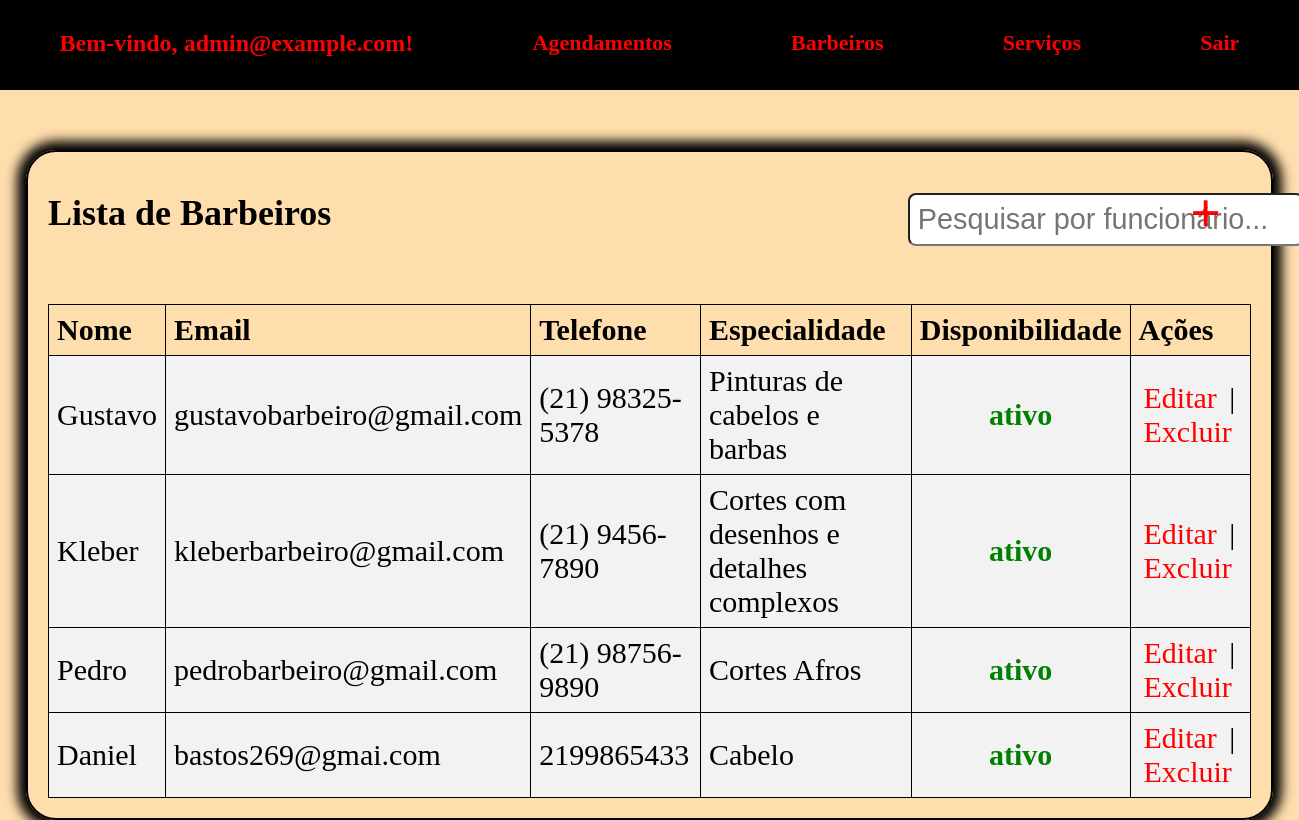
The app's page /admin/pages/barbeiros.php (signed in) with its own data.
### tables this page shows
CREATE TABLE `barbeiros` (
  `id_barbeiro` int(11) NOT NULL,
  `nome` varchar(100) NOT NULL,
  `email` varchar(100) NOT NULL,
  `especialidade` varchar(100) DEFAULT NULL,
  `telefone` varchar(20) DEFAULT NULL,
  `disponibilidade` tinyint(1) DEFAULT 1,
  `foto` varchar(255) DEFAULT NULL
);

### admin/pages/barbeiros.php (the view, shortened to what this page needs)
<?php
include '../includes/header.php';
?>
<div class="central">
    <div class="lista-barbeiros e2">
    <h3 style="display: flex; justify-content: space-between; align-items: center; font-size: 1.2em;">
    Lista de Barbeiros
    <input type="text" placeholder="Pesquisar por funcionário..." style="margin-right: -700px; margin-top: 12px; font-size: 0.8em; border-radius: 8px; padding: 8px;">
    <a href="../adicionar/adicionarBarbeiro.php" class="add-button" title="Adicionar Barbeiro" style="margin-right: 20px; font-size: 1.5em; border-radius: 50%; padding: 10px;">+</a>
    </h3>
        <table>
            <thead>
                <tr>
                    <th>Nome</th>
                    <th>Email</th>
                    <th>Telefone</th>
                    <th>Especialidade</th>
                    <th>Disponibilidade</th>
                    <th>Ações</th>
                </tr>
            </thead>
            <tbody>
                <?php
                $result = $connection->query("SELECT * FROM barbeiros");
                while ($row = $result->fetch_assoc()) {
                    $status = ($row['disponibilidade'] == 1) ? '<b style="color:green">ativo</b>' : '<b style="color:red">inativo</b>';
                    ?>
                    <tr>
                        <td><?php echo $row['nome']; ?></td>
                        <td><?php echo $row['email']; ?></td>
                        <td><?php echo $row['telefone']; ?></td>
                        <td><?php echo $row['especialidade']; ?></td>
                        <td style="text-align: center; "><?php echo $status; ?></td>
                        <td>
                            <a href='../editar/editar_barbeiro.php?id_barbeiro=<?php echo $row['id_barbeiro']; ?>'>Editar</a> |
                            <a href='../funcoes_sql/excluir_barbeiro.php?id_barbeiro=<?php echo $row['id_barbeiro']; ?>'>Excluir</a>
                        </td>
                    </tr>
                <?php } ?>
            </tbody>
        </table>
    </div>
</div>
</body>
</html>

### admin/css/painel.css (style rules this page uses)
* { margin: 0; padding: 0; }
body { background: #ffdead; color: aliceblue; background-repeat: no-repeat; background-size: cover; height: 100%; }
.central { display: flex; flex-direction: row; }
.lista-barbeiros { border: 2px solid black; width: 1200px; height: auto; color: black; margin-top: 60px; border-radius: 30px; box-shadow: 0px 0px 12px 9px #000000; display: flex; flex-direction: column; justify-content: left; align-items: left; font-size: 30px; padding: 10px; }
.e2 { width: 2000px; margin-left: 2%; margin-right: 2%; padding: 20px; }
td { background-color: #f2f2f2; }
table { margin-top: 50px; border-collapse: collapse; width: 100%; }
th, td { border: 1px solid #000; padding: 8px; text-align: left; }
.lista-barbeiros a { text-decoration: none; color: red; padding: 5px; }

### records on screen
barbeiros: nome "Gustavo", email "gustavobarbeiro@gmail.com", telefone "(21) 98325-5378", especialidade "Pinturas de cabelos e barbas", disponibilidade "ativo"
barbeiros: nome "Kleber", email "kleberbarbeiro@gmail.com", telefone "(21) 9456-7890", especialidade "Cortes com desenhos e detalhes complexos", disponibilidade "ativo"
barbeiros: nome "Pedro", email "pedrobarbeiro@gmail.com", telefone "(21) 98756-9890", especialidade "Cortes Afros", disponibilidade "ativo"
barbeiros: nome "Daniel", email "bastos269@gmai.com", telefone "2199865433", especialidade "Cabelo", disponibilidade "ativo"

### other values on screen
$_SESSION['email'] "admin@example.com"
